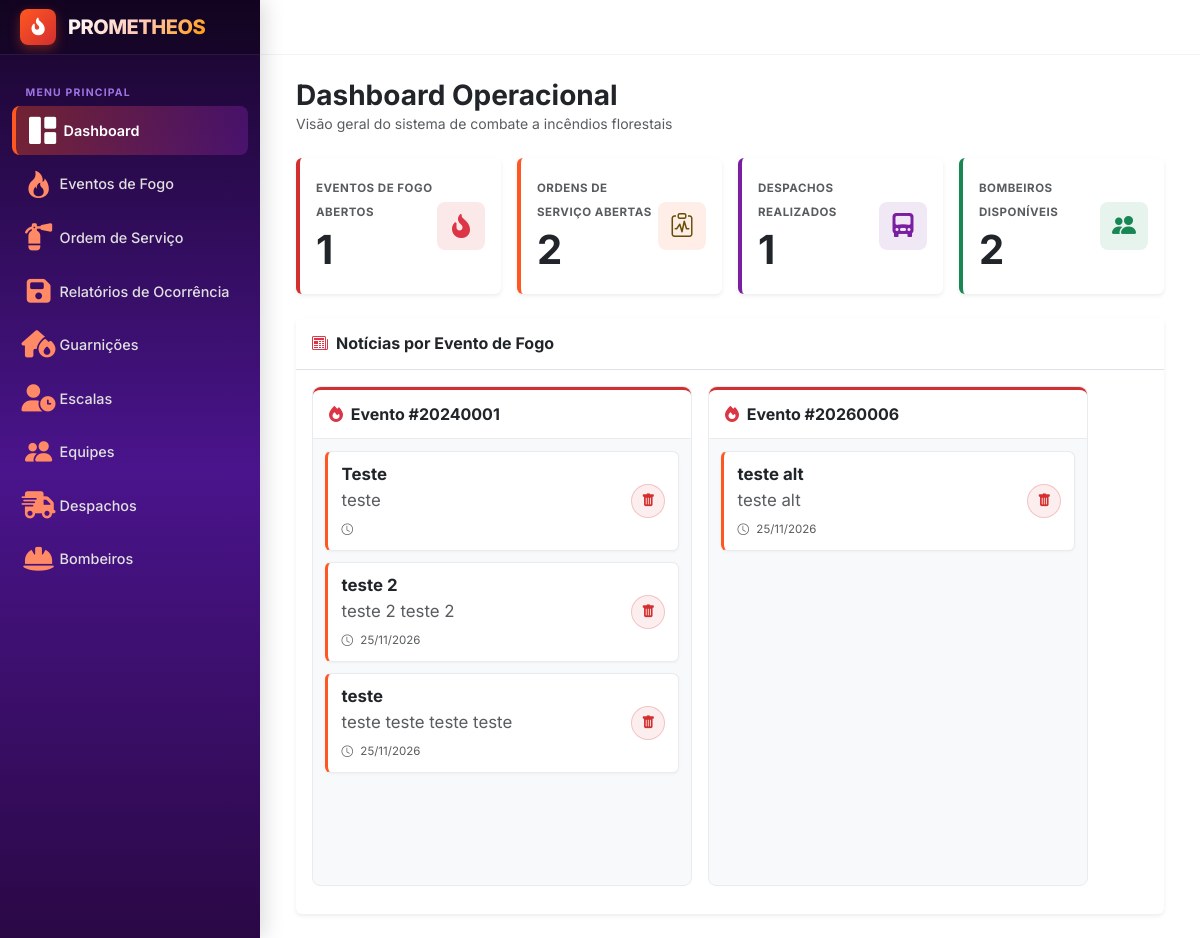
/, run on an earlier commit of the app's database.
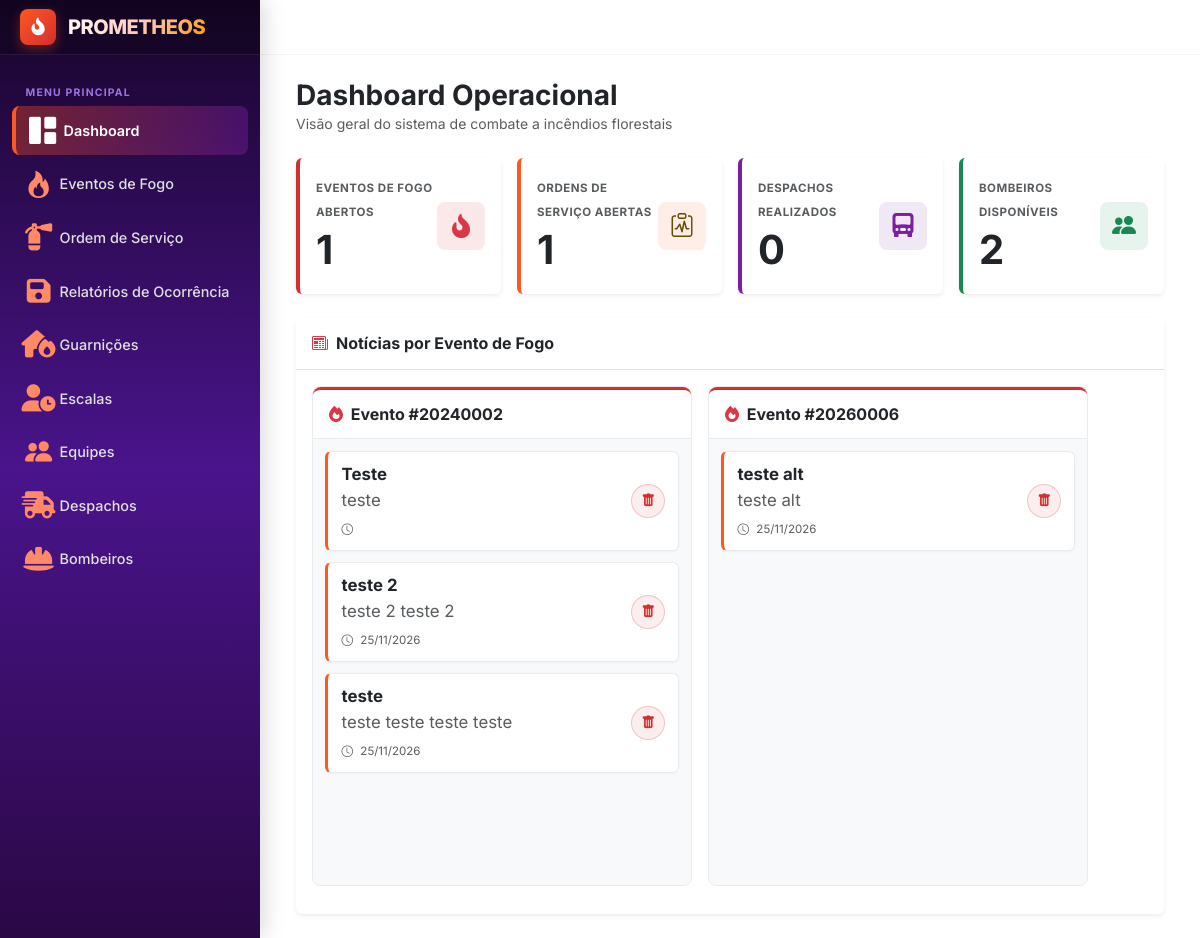
And on a later commit of the database.
### evento_fogo/models.py (models this page shows, shortened)
class EventoFogo(models.Model):
    codigo = models.IntegerField()
    id = models.IntegerField(primary_key=True)
    data_registro = models.DateTimeField()
    longitude = models.IntegerField()
    latitude = models.IntegerField()
    class estatus(models.TextChoices):
        ABERTO = "ABERTO"
        COMBATE = "COMBATE"
        ENCERRADO = "ENCERRADO"
    estatus = models.CharField(choices=estatus, default=estatus.ABERTO)
    descricao = models.CharField(max_length=200)

### gestao/views.py (the view)
# urls.py: path('', views.dashboard, name='dashboard'),
def dashboard(request):
    qtd_evento_fogo = EventoFogo.objects.filter(estatus="ABERTO").count()
    qtd_ordem_servico = OrdemServico.objects.filter(estatus="ABERTA").count()
    qtd_despacho = Despacho.objects.filter(estatus="ANDAMENTO").count()
    qtd_bombeiro = Bombeiro.objects.filter(estatus="LIVRE").count()
    noticias = NoticiaFogo.objects.filter(id_evento_fogo__isnull=False).order_by("-id")
    noticias_por_evento = defaultdict(list)
    for noticia in noticias:
        noticias_por_evento[noticia.id_evento_fogo].append(noticia)
    contexto = {
        "qtdEventoFogo" : qtd_evento_fogo,
        "qtdOrdemServico" : qtd_ordem_servico,
        "qtdDespacho" : qtd_despacho,
        "qtdBombeiro" : qtd_bombeiro,
        "noticias_por_evento": dict(noticias_por_evento),
    }
    return render(request, 'gestao/dashboard.html', contexto)

### templates/gestao/dashboard.html (shortened to what the changed rows need)
{% extends "layout.html" %}
{% block content %}
<div class="container-fluid">
    <div class="d-flex align-items-center justify-content-between mb-4">
        <div>
            <h1 class="h3 mb-0 fw-bold text-dark">Dashboard Operacional</h1>
        </div>
    </div>
    <div class="row g-3 mb-4">
        <div class="col-12 col-sm-6 col-xl-3">
            <div class="card border-0 shadow-sm h-100" style="border-left: 4px solid #D32F2F !important;">
                <div class="card-body p-3">
                    <div class="d-flex align-items-center justify-content-between">
                        <div>
                            <h2 class="display-6 fw-bold my-1 text-dark">{{ qtdEventoFogo }}</h2>
                        </div>
                    </div>
                </div>
            </div>
        </div>
        <div class="col-12 col-sm-6 col-xl-3">
            <div class="card border-0 shadow-sm h-100" style="border-left: 4px solid #FF5722 !important;">
                <div class="card-body p-3">
                    <div class="d-flex align-items-center justify-content-between">
                        <div>
                            <span class="text-uppercase fw-bold text-muted" style="font-size: 0.72rem; letter-spacing: 0.5px;">Ordens de Serviço Abertas</span>
                            <h2 class="display-6 fw-bold my-1 text-dark">{{ qtdOrdemServico }}</h2>
                        </div>
                    </div>
                </div>
            </div>
        </div>
        <div class="col-12 col-sm-6 col-xl-3">
            <div class="card border-0 shadow-sm h-100" style="border-left: 4px solid #7B1FA2 !important;">
                <div class="card-body p-3">
                    <div class="d-flex align-items-center justify-content-between">
                        <div>
                            <span class="text-uppercase fw-bold text-muted" style="font-size: 0.72rem; letter-spacing: 0.5px;">Despachos Realizados</span>
                            <h2 class="display-6 fw-bold my-1 text-dark">{{ qtdDespacho }}</h2>
                        </div>
                    </div>
                </div>
            </div>
        </div>
        <div class="col-12 col-sm-6 col-xl-3">
            <div class="card border-0 shadow-sm h-100" style="border-left: 4px solid #198754 !important;">
                <div class="card-body p-3">
                    <div class="d-flex align-items-center justify-content-between">
                        <div>
                            <h2 class="display-6 fw-bold my-1 text-dark">{{ qtdBombeiro }}</h2>
                        </div>
                    </div>
                </div>
            </div>
        </div>
    </div>
    <div class="row g-3">
        <div class="col-12">
            <div class="card border-0 shadow-sm">
                <div class="card-body p-3">
                    {% if noticias_por_evento %}
                    <div class="news-board-scroll">
                        {% for evento, lista_noticias in noticias_por_evento.items %}
                        <div class="news-event-column">
                            <div class="news-event-column-header">
                                <span class="fw-bold text-dark text-truncate d-block">
                                    <i class="fa-solid fa-fire text-danger me-1"></i>
                                    Evento #{{ evento.codigo|default:evento.id }}
                                </span>
                            </div>
                            <div class="news-event-column-body">
                                {% for noticia in lista_noticias %}
                                <div class="news-item-card position-relative">
                                    <form method="post" action="" class="news-delete-form" onsubmit="return confirm('Deseja excluir esta notícia?');">
                                        <a href="{% url 'excluirNoticia' noticia.id %}" type="submit" class="news-delete-btn" title="Excluir notícia">
                                            <i class="bi bi-trash-fill"></i>
                                        </a>
                                    </form>
                                    <h6 class="fw-bold text-dark mb-1 small">
                                        {{ noticia.titulo }}
                                    </h6>
                                    <p class="text-muted small mb-2">
                                        {{ noticia.conteudo|default:noticia.descricao|truncatechars:180 }}
                                    </p>
                                    <div class="d-flex align-items-center justify-content-between text-muted" style="font-size: 0.72rem;">
                                        <span>
                                            <i class="bi bi-clock me-1"></i>
                                            {{ noticia.data|default:noticia.data|date:"d/m/Y" }}
                                        </span>
                                    </div>
                                </div>
                                {% endfor %}
                            </div>
                        </div>
                        {% endfor %}
                    </div>
                    {% else %}
                    <div class="text-center text-muted py-5">
                        <i class="bi bi-newspaper fs-1 opacity-50 d-block mb-2"></i>
                        <span class="fw-medium">Nenhuma notícia vinculada a eventos de fogo.</span>
                    </div>
                    {% endif %}
                </div>
            </div>
        </div>
    </div>
</div>
{% endblock %}

What changed in the data, as far as the page shows it:
changed EventoFogo (number 1 of 2 on the later page): codigo "20240001" → "20240002"
Also different on the page:
{{ qtdOrdemServico }}: "2" → "1"
{{ qtdDespacho }}: "1" → "0"
